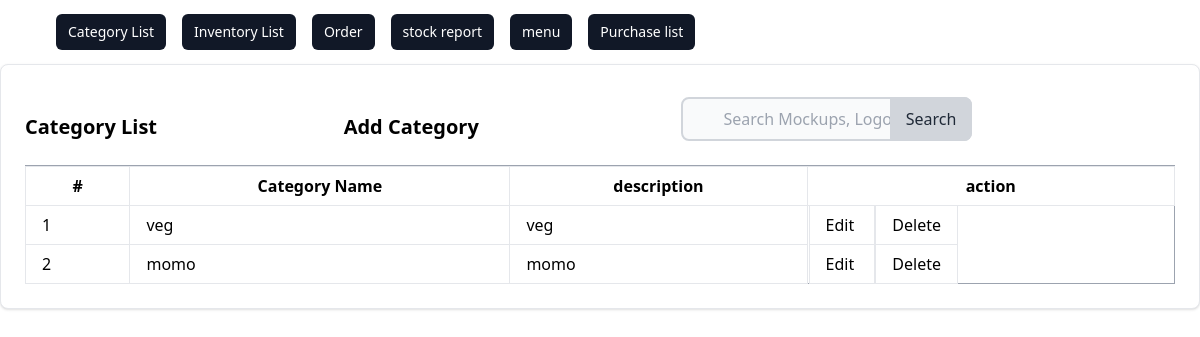
The page /menu/category/list/ on the database as committed earlier.
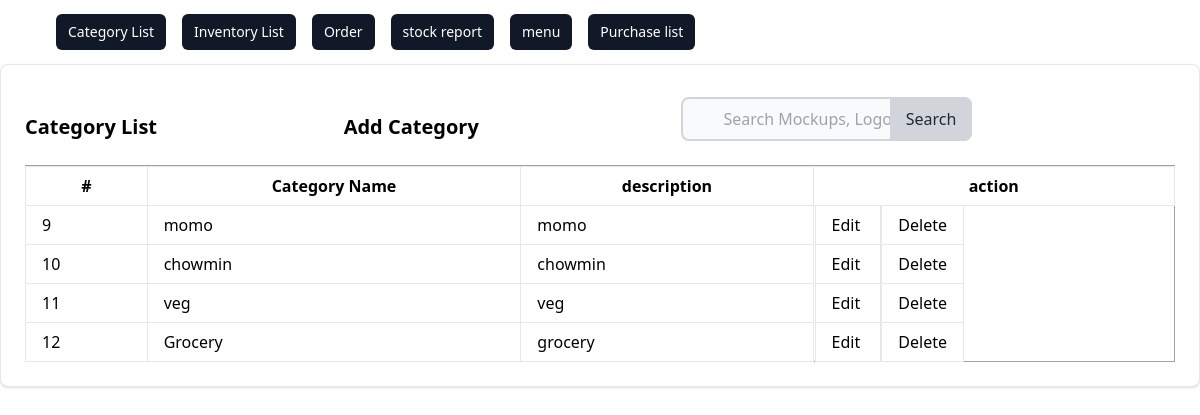
The same page on the database as committed later.
### menu/models.py (models this page shows, shortened)
class Category(models.Model):
    name = models.CharField(max_length=100)
    description = models.TextField()

### menu/views.py (the view)
# urls.py: path('category/list/', views.CategoryListView.as_view(), name='category_list'),
class CategoryListView(ListView):
    model = Category
    template_name = 'menu/category/category_list.html'
    success_url = reverse_lazy('menu:category_list')

### menu/templates/menu/category/category_list.html (shortened to what this page needs)
{% extends 'inventory/base.html' %} {% block content %}
<div class="card max-w-80%  p-6 bg-white border border-gray-200 rounded-lg shadow dark:bg-gray-800 dark:border-gray-400">
  <div class="row">
    <div class="flex items-center justify-between">
        <h5 class="text-xl font-semibold">Category List</h5>
        <a href="{% url 'menu:category_create' %}" class="text-xl font-semibold text-grey-200 hover:underline hover:text-blue-00 ml-auto">
         <h5>  Add Category </h5>
        </a>
      <form method="get" action="{% url 'menu:category-search'%}" class="max-w-md mx-auto px-4 py-2 justify-end">
        <div class="relative">
            <input
            type="search"
            id="default-search"
            name='q'
            class="block w-full pl-10 pr-4 py-2 rounded-lg border-2 border-gray-300 bg-gray-50 focus:ring-blue-500 focus:border-blue-500"
            placeholder="Search Mockups, Logos..."
            required
          />
          <button
            type="submit"
            class="absolute inset-y-0 right-0 px-4 py-2 bg-gray-300 text-gray-800 rounded-r-lg hover:bg-gray-400 focus:outline-none focus:bg-gray-400"
          >
            Search
          </button>
        </div>
      </form>
    </div>
      <div class="card-body">
        <table class="table-auto w-full border-collapse border border-gray-400 table-bordered">
          <th class="px-1 py-0">
            <tr>
              <th class="px-4 py-2 border px-4 py-2" >#</th>
              <th class="px-4 py-2  border ">Category  Name</th>
              <th class="px-4 py-2  border ">description</th>
              <th col="3" class="px-0 py-0  border ">action</th>
            </tr>
          </th>
          <tbody>
            {% if object_list %} {% for category in object_list %}
            <tr>
              <td class="border px-4 py-2">{{ category.id}}</td>
              <td class="border px-4 py-2">{{ category.name }}</td>
              <td class="border px-4 py-2">{{ category.description }}</td>
              <td>
                <a  class="border px-4 py-2"  href="{% url 'menu:category_update' category.id  %}"> Edit </a>
                <a  class="border px-4 py-2" href="{% url 'menu:category_delete' category.id %}" > Delete </a>
              </td>
            </tr>
          {% endfor %}
          {% else %}
            <tr><td colspan="8" class="border px-4 py-2">No Category found</td></tr>
          {% endif %}
          </tbody>
        </table>
      </div>
    </div>
  </div>
  </div>
{% endblock %}

### inventory/templates/inventory/base.html (shortened to what this page needs)
{%load static%}
<html>
  <head>
    <script src="https://cdn.tailwindcss.com"></script>
    <link
    href="https://cdn.jsdelivr.net/npm/tailwindcss@2.2.19/dist/tailwind.min.css"
    rel="stylesheet"
  />
  </head>
  <body>
<nav class="bg-light-blue-800 sticky top-0 z-50 ">
  <div class="mx-auto max-w-7xl px-2 sm:px-6 lg:px-8">
    <div class="relative flex h-16 items-center justify-between">
      <div
        class="flex flex-1 items-center justify-center sm:items-stretch sm:justify-start"
      >
        <div class="hidden sm:ml-6 sm:block">
          <div class="flex space-x-4">
             <a
            href="{% url 'menu:category_list'%}"
            class="bg-gray-900 text-white rounded-md px-3 py-2 text-sm font-medium"
            aria-current="page"
            >Category  List</a
          >
            <a
              href="{% url 'inventory:inventory_list'%}"
              class="bg-gray-900 text-white rounded-md px-3 py-2 text-sm font-medium"
              aria-current="page"
              >Inventory List</a
            >
            <a
            href="{% url 'inventory:order_index'%}"
            class="bg-gray-900 text-white rounded-md px-3 py-2 text-sm font-medium"
            aria-current="page"
            >Order </a
          >
          <a
          href="{% url 'inventory:stock_report'%}"
          class="bg-gray-900 text-white rounded-md px-3 py-2 text-sm font-medium"
          aria-current="page"
          >stock report </a
        >
        <a
        href="{% url 'menu:list'%}"
        class="bg-gray-900 text-white rounded-md px-3 py-2 text-sm font-medium"
        aria-current="page"
        >menu </a
      >
      <a
      href="{% url 'inventory:purchase_index'%}"
      class="bg-gray-900 text-white rounded-md px-3 py-2 text-sm font-medium"
      aria-current="page"
      >Purchase list </a
    >
          </div>
        </div>
      </div>
</nav>
<div class="flex-grow">
    {% block content %} {% endblock %}
  </body>
</html>

Rows that differ between the two databases and show on the page:
removed Category: id "1", name "veg", description "veg"
removed Category: id "2", name "momo", description "momo"
added Category: id "9", name "momo", description "momo"
added Category: id "10", name "chowmin", description "chowmin"
added Category: id "11", name "veg", description "veg"
added Category: id "12", name "Grocery", description "grocery"
